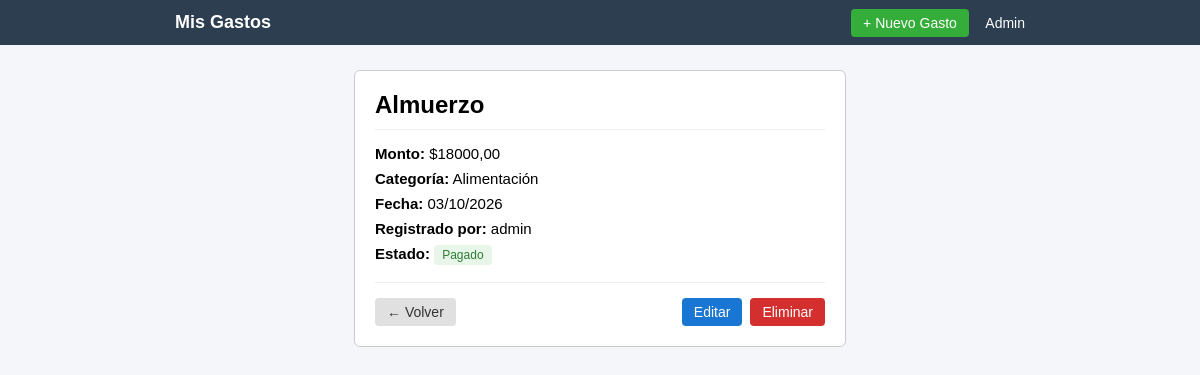
The app's page /gasto/7/ with its own data.
### modulo/models.py (models this page shows, shortened)
class Gasto(models.Model):
    CATEGORIAS = [
        ('ALIMENTACION', 'Alimentación'),
        ('TRANSPORTE', 'Transporte'),
        ('SERVICIOS', 'Servicios Públicos'),
        ('EDUCACION', 'Educación'),
        ('ENTRETENIMIENTO', 'Entretenimiento'),
        ('SALUD', 'Salud'),
        ('OTROS', 'Otros'),
    ]
    usuario = models.ForeignKey(User, on_delete=models.CASCADE)
    descripcion = models.CharField(max_length=200)
    monto = models.DecimalField(max_digits=10, decimal_places=2)
    categoria = models.CharField(max_length=20, choices=CATEGORIAS, default='OTROS')
    fecha = models.DateField(default=timezone.now)
    pagado = models.BooleanField(default=True)
    class Meta:
        ordering = ['-fecha']

### modulo/views.py (the view)
# urls.py: path('gasto/<int:pk>/', views.detalle_gasto, name='detalle_gasto'),
def detalle_gasto(request, pk):
    gasto = get_object_or_404(Gasto, pk=pk)
    return render(request, 'modulo/gasto_detail.html', {'gasto': gasto})

### modulo/templates/modulo/gasto_detail.html (shortened to what this page needs)
{% extends 'modulo/base.html' %}
{% load static %}
{% block extra_css %}
    <link rel="stylesheet" href="{% static 'modulo/css/detalle.css' %}">
{% endblock %}
{% block content %}
<div class="tarjeta-detalle">
    <h2>{{ gasto.descripcion }}</h2>
    <hr>
    <p><strong>Monto:</strong> <span class="monto">${{ gasto.monto }}</span></p>
    <p><strong>Categoría:</strong> {{ gasto.get_categoria_display }}</p>
    <p><strong>Fecha:</strong> {{ gasto.fecha|date:"d/m/Y" }}</p>
    <p><strong>Registrado por:</strong> {{ gasto.usuario.username }}</p>
    <p><strong>Estado:</strong>
        {% if gasto.pagado %}
            <span class="badge pagado">Pagado</span>
        {% else %}
            <span class="badge pendiente">Pendiente</span>
        {% endif %}
    </p>
    <div class="acciones-detalle">
        <a href="{% url 'lista_gastos' %}" class="btn-cancelar">← Volver</a>
        <div>
            <a href="{% url 'editar_gasto' gasto.pk %}" class="btn-azul">Editar</a>
            <a href="{% url 'eliminar_gasto' gasto.pk %}" class="btn-rojo">Eliminar</a>
        </div>
    </div>
</div>
{% endblock %}

### modulo/static/modulo/css/base.css (style rules this page uses)
body { font-family: sans-serif; margin: 0; background-color: #f4f6f9; }

### modulo/static/modulo/css/detalle.css (style rules this page uses)
.tarjeta-detalle { background-color: white; border: 1px solid #ccc; padding: 20px; max-width: 450px; margin: 20px auto; border-radius: 6px; }
.tarjeta-detalle h2 { margin-top: 0; margin-bottom: 10px; }
.tarjeta-detalle hr { border: 0; border-top: 1px solid #eee; margin: 10px 0 15px 0; }
.tarjeta-detalle p { margin: 8px 0; font-size: 15px; }
.acciones-detalle { margin-top: 20px; padding-top: 15px; border-top: 1px solid #eee; display: flex; justify-content: space-between; align-items: center; }
.acciones-detalle div { display: flex; gap: 8px; }
.btn-azul, .btn-rojo, .btn-cancelar { padding: 6px 12px; border-radius: 4px; font-size: 14px; text-decoration: none; }
.btn-azul { background-color: #1976d2; color: white; }
.btn-rojo { background-color: #d32f2f; color: white; border: none; cursor: pointer; }
.btn-cancelar { background-color: #e0e0e0; color: #333; }
.badge { padding: 3px 8px; border-radius: 4px; font-size: 12px; }
.pagado { background-color: #e8f5e9; color: #2e7d32; }

### records on screen
Gasto: descripcion "Almuerzo", monto "18000,00", categoria "Alimentación", fecha "03/10/2026", usuario.username "admin"
